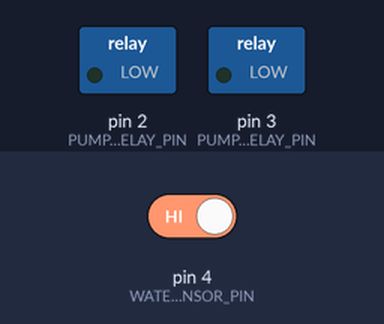
Bench run of a sketch on a simulated Arduino Uno, built with avr-gcc and run on an emulated ATmega328P. Parts: switched loads named in the sketch (green lamp = pin HIGH). The test bench sets the inputs (shaded band); at power-on: pin 4 (WATER_FLOW_SENSOR_PIN) HIGH. The modem accepts every AT command (registered, SIM ready, sends succeed) and sends nothing else.

Above: at 2.5 s.
2.6 s: pin 4 (WATER_FLOW_SENSOR_PIN) driven LOW
At 3.4 s:
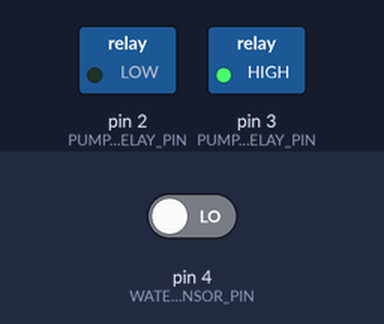
Timing chart, 0 to 5.6 s (numbered marks = the images above; inputs shaded):
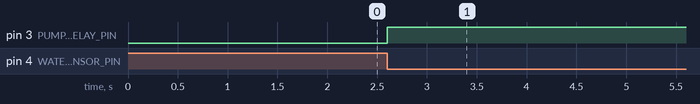

The sketch:

CHATGPTGSM_copy_20231020120213.ino
```cpp
#include <SoftwareSerial.h>

#define SIM800_RX_PIN 10
#define SIM800_TX_PIN 11

SoftwareSerial gsmSerial(SIM800_RX_PIN, SIM800_TX_PIN);

#define PUMP_ON_RELAY_PIN 2
#define PUMP_OFF_RELAY_PIN 3
#define WATER_FLOW_SENSOR_PIN 4
#define ADMIN_MOBILE_NUMBER "admin_number_here"

const int MAX_MOBILE_NUMBERS = 5;
String mobileNumbers[MAX_MOBILE_NUMBERS];
int mobileNumberCount = 0;

boolean tankFull = false; // Flag to indicate tank full condition

void setup() {
  pinMode(PUMP_ON_RELAY_PIN, OUTPUT);
  pinMode(PUMP_OFF_RELAY_PIN, OUTPUT);
  pinMode(WATER_FLOW_SENSOR_PIN, INPUT_PULLUP);

  gsmSerial.begin(9600);
  Serial.begin(9600);

  // Add admin mobile number
  mobileNumbers[mobileNumberCount++] = ADMIN_MOBILE_NUMBER;

  sendInitialStatusSMS("POWER ON");
}

void loop() {
  if (gsmSerial.available()) {
    String command = gsmSerial.readStringUntil('\n');
    command.trim();

    if (command == "PUMP ON") {
      startPump();
      delay(5000);
      stopPump();
      sendStatusSMS("PUMP ON");
    } else if (command == "PUMP OFF") {
      stopPump();
      delay(5000);
      sendStatusSMS("PUMP OFF");
    } else if (command.startsWith("ADD ")) {
      if (mobileNumberCount < MAX_MOBILE_NUMBERS) {
        String newNumber = command.substring(4);
        mobileNumbers[mobileNumberCount++] = newNumber;
        sendSMS("Added control for " + newNumber);
      } else {
        sendSMS("Maximum number of control numbers reached.");
      }
    }
  }

  // Check for manual switch activation and water flow sensor
  if (digitalRead(WATER_FLOW_SENSOR_PIN) == LOW) {
    stopPump(); // Stop the pump
    delay(5000);
    sendStatusSMS("TANK FULL - PUMP OFF"); // Send status SMS
    while (digitalRead(WATER_FLOW_SENSOR_PIN) == LOW) {
      // Wait until the water flow sensor is released
    }
  } else {
    // Check for water flow sensor activation
    if (waterFlowDetected()) {
      stopPump(); // Stop the pump
      delay(5000);
      sendStatusSMS("TANK FULL - PUMP OFF"); // Send status SMS
      resetWaterFlowSensor(); // Reset the water flow sensor state
    }
  }
}

void startPump() {
  digitalWrite(PUMP_ON_RELAY_PIN, HIGH);
  digitalWrite(PUMP_OFF_RELAY_PIN, LOW);
}

void stopPump() {
  digitalWrite(PUMP_ON_RELAY_PIN, LOW);
  digitalWrite(PUMP_OFF_RELAY_PIN, HIGH);
}

void sendStatusSMS(const char* status) {
  for (int i = 0; i < mobileNumberCount; i++) {
    sendSMS("Status for " + mobileNumbers[i] + ": " + status);
  }
}

void sendSMS(String message) {
  for (int i = 0; i < mobileNumberCount; i++) {
    gsmSerial.println("AT+CMGF=1"); // Set SMS mode to text
    delay(100);
    gsmSerial.print("AT+CMGS=\"");
    gsmSerial.print(mobileNumbers[i]);
    gsmSerial.println("\"");
    delay(100);
    gsmSerial.print(message);
    delay(100);
    gsmSerial.write(26); // Send the Ctrl+Z character to indicate end of SMS
    delay(1000);
  }
}

// Simulate water flow detection
boolean waterFlowDetected() {
  // Replace this with your actual water flow detection logic
  // Return true when water flow is detected, false otherwise
  return false;
}

// Reset water flow sensor state
void resetWaterFlowSensor() {
  // Reset the water flow sensor state here
}

void sendInitialStatusSMS(const char* status) {
  for (int i = 0; i < mobileNumberCount; i++) {
    sendSMS("Status for " + mobileNumbers[i] + ": " + status);
  }
}
```

Measured:
- after the input at 2.6 s, pin 3 (PUMP_OFF_RELAY_PIN): LOW → HIGH at once
